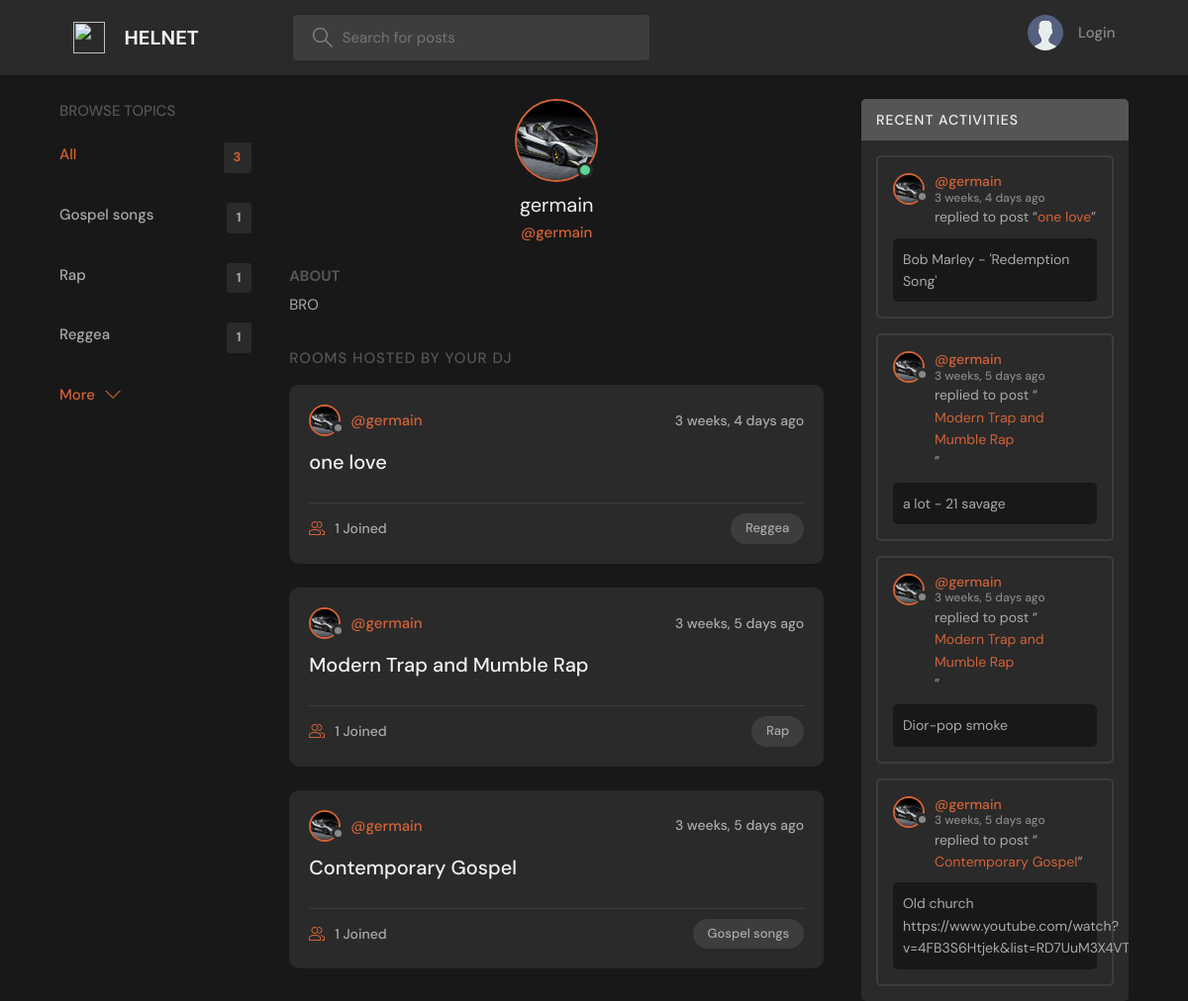
Page /profile/1/ on the committed database.
### base/models.py (models this page shows, shortened)
class Topic(models.Model):
    name = models.CharField(max_length=200)

class User(AbstractUser):
    name = models.CharField(max_length=200, null=True)
    email = models.EmailField(unique=True, null=True)
    bio = models.TextField(null=True)
    avatar = models.ImageField(null=True, default="avatar.svg")
    USERNAME_FIELD = 'email'
    REQUIRED_FIELDS = ['name']
    objects = UserManager()  # Add the custom user manager

class Room(models.Model):
    host = models.ForeignKey(User, on_delete=models.SET_NULL, null=True)
    topic = models.ForeignKey(Topic, on_delete=models.SET_NULL, null=True)
    name = models.CharField(max_length=200)
    description = models.TextField(null=True, blank=True)
    participants = models.ManyToManyField(
        User, related_name='participants', blank=True)
    updated = models.DateTimeField(auto_now=True)
    created = models.DateTimeField(auto_now_add=True)
    class Meta:
        ordering = ['-updated', '-created']
    def __str__(self):
        return self.name

class Message(models.Model):
    user = models.ForeignKey(User, on_delete=models.CASCADE)
    room = models.ForeignKey(Room, on_delete=models.CASCADE)
    body = models.TextField()
    updated = models.DateTimeField(auto_now=True)
    created = models.DateTimeField(auto_now_add=True)
    class Meta:
        ordering = ['-updated', '-created']

### base/views.py (the view)
# urls.py: path('profile/<str:pk>/', views.userProfile, name="user-profile"),
def userProfile(request, pk):
    user = User.objects.get(id=pk)
    rooms = user.room_set.all()
    room_messages = user.message_set.all()
    topics = Topic.objects.all()
    context = {'user': user, 'rooms': rooms,
               'room_messages': room_messages, 'topics': topics}
    return render(request, 'base/profile.html', context)

### base/templates/base/profile.html (shortened to what this page needs)
{% extends 'main.html' %}
{% block content %}
<main class="profile-page layout layout--3">
  <div class="container">
    {% include 'base/topics_component.html' %}
    <div class="roomList">
      <div class="profile">
        <div class="profile__avatar">
          <div class="avatar avatar--large active">
            <img src="{{user.avatar.url}}" />
          </div>
        </div>
        <div class="profile__info">
          <h3>{{user.name}}</h3>
          <p>@{{user.username}}</p>
        </div>
        <div class="profile__about">
          <h3>About</h3>
          <p>
            {{user.bio}}
          </p>
        </div>
      </div>
      <div class="roomList__header">
        <div>
          <h2>Rooms Hosted by Your Dj</a>
          </h2>
        </div>
      </div>
      {% include 'base/feed_component.html' %}
    </div>
    {% include 'base/activity_component.html' %}
  </div>
</main>
{% endblock content %}

### templates/main.html (shortened to what this page needs)
<!DOCTYPE html>
{% load static %}
<html lang="en">
<head>
    <link rel="stylesheet" href="{% static 'styles/style.css' %}" />
</head>
<body>
    {% include 'navbar.html' %}
    {% block content %}
    {% endblock %}
</body>
</html>

### templates/navbar.html (shortened to what this page needs)
{% load static %}
<header class="header header--loggedIn">
    <div class="container">
        <a href="{% url 'home' %}" class="header__logo">
            <img src="{% static 'images/man.svg' %}" />
            <h1>HELNET</h1>
        </a>
        <form class="header__search" method="GET" action="{% url 'home' %}">
            <label>
                <input name="q" placeholder="Search for posts" />
            </label>
        </form>
        <nav class="header__menu">
            {% if request.user.is_authenticated %}
            <div class="header__user">
                <a href="{% url 'update-user' %}">
                    <div class="avatar avatar--medium active">
                        <img src="{{request.user.avatar.url}}" />
                    </div>
                    <p>{{request.user.username}} <span>@{{request.user.username}}</span></p>
                </a>
                <button class="dropdown-button">
                    <svg version="1.1" xmlns="http://www.w3.org/2000/svg" width="32" height="32" viewBox="0 0 32 32">
                        <title>chevron-down</title>
                        <path d="M16 21l-13-13h-3l16 16 16-16h-3l-13 13z"></path>
                    </svg>
                </button>
            </div>
            {% else %}
            <a href="{% url 'login' %}">
                <img src="{% static 'images/avatar.svg' %}" />
                <p>Login</p>
            </a>
            {% endif %}
        </nav>
    </div>
</header>

### base/templates/base/topics_component.html
<div class="topics">
    <div class="topics__header">
        <h2>Browse Topics</h2>
    </div>
    <ul class="topics__list">
        <li>
            <a href="{% url 'home' %}" class="active">All <span>{{topics.count}}</span></a>
        </li>
        {% for topic in topics %}
        <li>
            <a href="{% url 'home' %}?q={{topic.name}}">{{topic.name}}<span>{{topic.room_set.all.count}}</span></a>
        </li>
        {% endfor %}
    </ul>
    <a class="btn btn--link" href="{% url 'topics' %}">
        More
        <svg version="1.1" xmlns="http://www.w3.org/2000/svg" width="32" height="32" viewBox="0 0 32 32">
            <title>chevron-down</title>
            <path d="M16 21l-13-13h-3l16 16 16-16h-3l-13 13z"></path>
        </svg>
    </a>
</div>

### base/templates/base/feed_component.html (shortened to what this page needs)
{% for room in rooms %}
<div class="roomListRoom">
    <div class="roomListRoom__header">
        <a href="{% url 'user-profile' room.host.id %}" class="roomListRoom__author">
            <div class="avatar avatar--small">
                <img src="{{room.host.avatar.url}}" />
            </div>
            <span>@{{room.host.username}}</span>
        </a>
        <div class="roomListRoom__actions">
            <span>{{room.created|timesince}} ago</span>
        </div>
    </div>
    <div class="roomListRoom__content">
        <a href="{% url 'room' room.id %}">{{room.name}}</a>
    </div>
    <div class="roomListRoom__meta">
        <a href="{% url 'room' room.id %}" class="roomListRoom__joined">
            {{room.participants.all.count}} Joined
        </a>
        <p class="roomListRoom__topic">{{room.topic.name}}</p>
    </div>
</div>
{% endfor %}

### base/templates/base/activity_component.html (shortened to what this page needs)
<div class="activities">
    <div class="activities__header">
        <h2>Recent Activities</h2>
    </div>
    {% for message in room_messages %}
    <div class="activities__box">
        <div class="activities__boxHeader roomListRoom__header">
            <a href="{% url 'user-profile' message.user.id %}" class="roomListRoom__author">
                <div class="avatar avatar--small">
                    <img src="{{message.user.avatar.url}}" />
                </div>
                <p>
                    @{{message.user.username}}
                    <span>{{message.created|timesince}} ago</span>
                </p>
            </a>
        </div>
        <div class="activities__boxContent">
            <p>replied to post “<a href="{% url 'room' message.room.id %}">{{message.room}}</a>”</p>
            <div class="activities__boxRoomContent">{{message.body}}</div>
        </div>
    </div>
    {% endfor %}
</div>

### rows in the picture
Topic: name "Gospel songs", room_set.all.count "1"
Topic: name "Rap", room_set.all.count "1"
Topic: name "Reggea", room_set.all.count "1"
User: avatar (picture), name "germain", username "germain", bio "BRO"
Room: host.avatar (picture), host.username "germain", created "3 weeks, 4 days", name "one love", participants.all.count "1", topic.name "Reggea"
Room: host.avatar (picture), host.username "germain", created "3 weeks, 5 days", name "Modern Trap and Mumble Rap", participants.all.count "1", topic.name "Rap"
Room: host.avatar (picture), host.username "germain", created "3 weeks, 5 days", name "Contemporary Gospel", participants.all.count "1", topic.name "Gospel songs"
Message: user.avatar (picture), user.username "germain", created "3 weeks, 4 days", room "one love", body "Bob Marley - 'Redemption Song'"
Message: user.avatar (picture), user.username "germain", created "3 weeks, 5 days", room "Modern Trap and Mumble Rap", body "a lot - 21 savage"
Message: user.avatar (picture), user.username "germain", created "3 weeks, 5 days", room "Modern Trap and Mumble Rap", body "Dior-pop smoke"
Message: user.avatar (picture), user.username "germain", created "3 weeks, 5 days", room "Contemporary Gospel", body "Old church…"

### other values in the picture
{{ topics.count }} "3"
